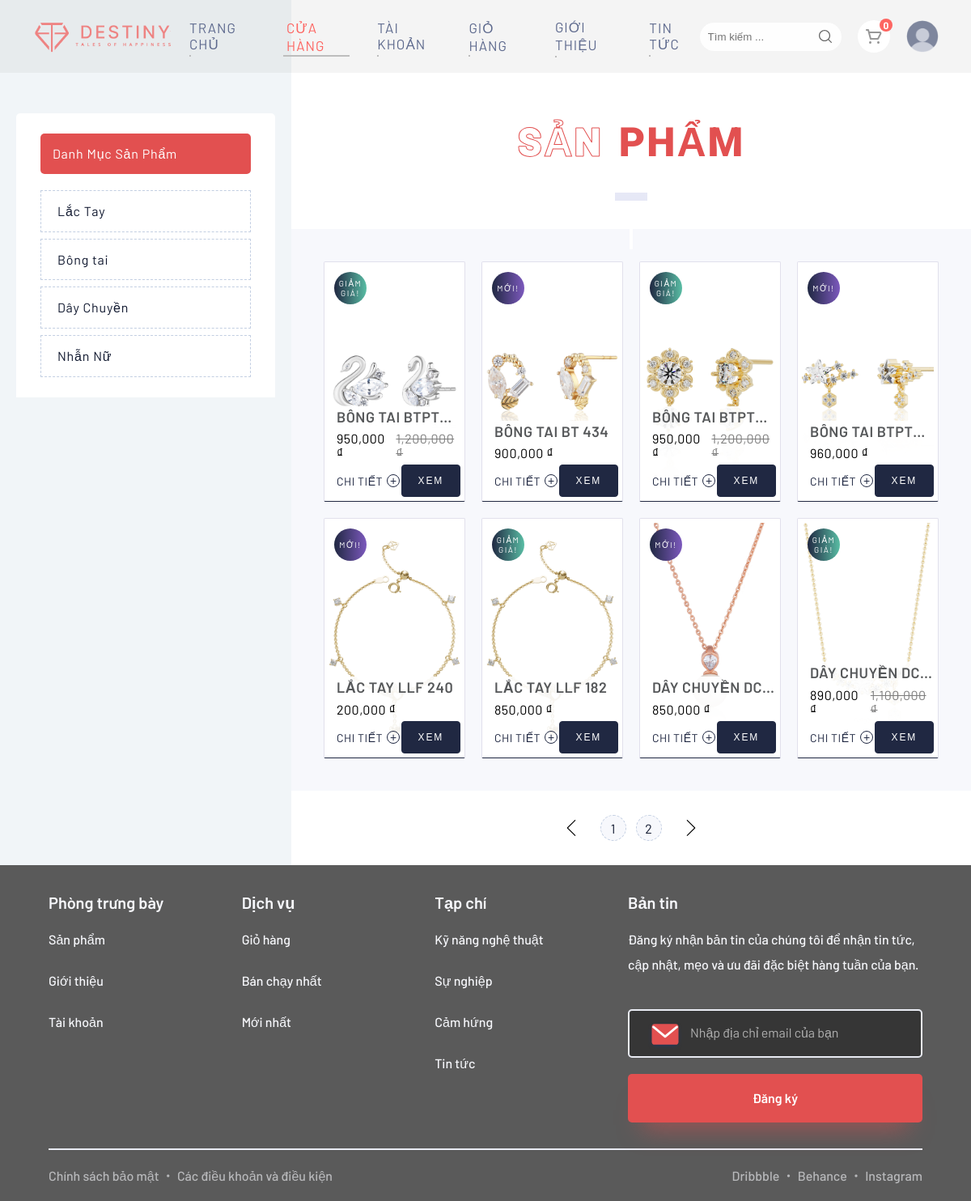
The page /shop.php on the database its author committed.
### tables this page shows
CREATE TABLE `product_categories` (
  `product_category_id` int(10) NOT NULL,
  `product_category_title` varchar(255) NOT NULL,
  `product_category_desc` varchar(255) NOT NULL
);

CREATE TABLE `products` (
  `product_id` int(10) NOT NULL,
  `product_category_id` int(10) NOT NULL,
  `category_id` int(10) NOT NULL,
  `date` timestamp NOT NULL DEFAULT current_timestamp() ON UPDATE current_timestamp(),
  `product_title` varchar(255) NOT NULL,
  `product_price` varchar(255) NOT NULL,
  `product_image_1` text NOT NULL,
  `product_image_2` text NOT NULL,
  `product_image_3` text NOT NULL,
  `product_keywords` varchar(255) NOT NULL,
  `product_description` varchar(255) NOT NULL,
  `product_label` text NOT NULL,
  `product_sale` text NOT NULL,
  `product_total` int(11) NOT NULL
);

### shop.php (the view, shortened to what this page needs)
<?php
    include("functions/functions.php");
?>
<!DOCTYPE html>
<html lang="en">
<head>
    <link rel="stylesheet" href="fonts/rougescript.css">
    <link rel="stylesheet" href="css/swiper.min.css">
    <link rel="stylesheet" href="css/shop.css">
</head>
<body>
    <nav>
        <a href="index.php" class="mainLogo"> <img src="assets/logo.png" alt=""></a>
        <div class="menu">
            <div class="menulinks">
                <a href="index.php" class="menuLink">Trang chủ</a>
                <a href="shop.php" class="menuLink active">Cửa hàng</a>
                <a href="customer/my_account.php?my_orders" class="menuLink">Tài khoản</a>
                <a href="cart.php" class="menuLink">Giỏ hàng</a>
                <a href="intro.php" class="menuLink">Giới thiệu</a>
                <a href="news.php" class="menuLink">Tin tức</a>
            </div>
        </div>
        <div class="iconWrapper">
            <form method="get" action="result.php">
                <div class="mainNav__input">
                    <input type="search" name="user_query" placeholder="Tìm kiếm ...">
                    <button class="mainNav__btnSearch" type="submit"> <img src="assets/icon-search.svg" alt=""></button>
                </div>
            </form>
            <a href="cart.php">
                <div class="shoppingCart">
                    <img src="assets/shopping-cart.svg" alt="">
                    <span class="itemNumber"><?php items(); ?></span>
                </div>
            </a>
            <?php
                if (!isset($_SESSION['customer_email'])) {
                    echo "
                        <a href='customer/login.php'>
                            <div class='profile'>
                                <img src='customer/customer_images/customer_default.png' title='Đăng Nhập' alt=''>
                            </div>
                        </a>
                    ";
                }
            ?>
        </div>
    </nav>
    <div class="wrapper">
        <div class="content">
            <section class="left">
                <div class="control">
                    <div class="control__title">Danh Mục Sản Phẩm</div>
                    <div class="control__links">
                        <?php
                        $get_product_category = "select * from product_categories";
                        $run_product_category = mysqli_query($conn, $get_product_category);
                        while($row_product_category = mysqli_fetch_array($run_product_category)) {
                            $product_category_id = $row_product_category['product_category_id'];
                            $product_category_title = $row_product_category['product_category_title'];
                            echo "
                                <a class='control__link' href='shop.php?product_category=$product_category_id'>$product_category_title</a>
                            ";
                        }
                        ?>
                    </div>
                </div>
            </section>
            <section class="right">
                <section class="wrapperCard">
                    <h3 class="section__title"><b>Sản</b><span>phẩm</span></h3>
                    <div class="cards">
                        <?php
                        if (!isset($_GET['product_category'])) {
                            if (!isset($_GET['category'])) {
                                $per_page = 8;
                                if (isset($_GET['page'])) {
                                    $page = $_GET['page'];
                                } else {
                                    $page = 1;
                                }
                            $start_from = ($page-1) * $per_page;
                            $get_products = "select * from products order by 1 DESC LIMIT $start_from, $per_page";
                            $run_products = mysqli_query($conn, $get_products);
                            while ($row_products = mysqli_fetch_array($run_products)) {
                                $product_id = $row_products['product_id'];
                                $product_title = $row_products['product_title'];
                                $product_price = number_format((float)$row_products['product_price']);
                                $product_image_1 = $row_products['product_image_1'];
                                $product_label = $row_products['product_label'];
                                $product_sale = number_format((float)$row_products['product_sale']);
                                if ($product_label == 'new') {
                                    $label = "<div class='new'>mới!</div>";
                                } else {
                                    $label = "<div class='sale'>giảm giá!</div>";
                                }
                                if ($product_label == 'sale') {
                                    $price = "
                                        <p class='card__priceFinal'>$product_sale ₫</p>
                                        <p class='card__priceOriginal'>$product_price ₫</p>
                                    ";
                                } else {
                                    $price = "<p class='card__priceFinal'>$product_price ₫</p>";
                                }
                                echo "
                                    <a href='details.php?product_id=$product_id' rel='noopenner' class='card'>
                                    $label
                                    <div class='card__image'>
                                        <img src='admin/$product_image_1' alt=''>
                                    </div>
                                    <div class='card__content'>
                                        <article class='card__text'>
                                            <h2 class='card__title'>$product_title</h2>
                                            <div class='card__price'>
                                                $price
                                            </div>
                                        </article>
                                        <div class='card__icon'>
                                            <p class='card__detail'>Chi tiết<span>+</span></p>
                                            <button class='btn'><span>Xem</span></button>
                                        </div>
                                    </div>
                                </a>
                                ";
                            }
                        ?>
                    <?php
                        }
                    }
                    ?>
                    </div>
                    <div class="pagination">
                    <?php
                        if (!isset($_GET['product_category'])) {
                            if (!isset($_GET['category'])) {
                                $get_products = "select * from products";
                                $run_products = mysqli_query($conn, $get_products);
                                $total_records = mysqli_num_rows($run_products);
                                $total_pages = ceil($total_records / $per_page);
                                echo "<a class='pagination__link first' href='shop.php?page=1'><img src='assets/back.svg' alt=''></a>";
                                for ($i=1; $i<= $total_pages; $i++) {
                                    echo "<a class='pagination__link' href='shop.php?page=$i'>$i</a>";
                                }
                                echo "<a class='pagination__link last' href='shop.php?page=$total_pages'><img src='assets/next.svg' alt=''></a>";
                            }
                        }
                    ?>
                    </div>
                </section>
            </section>
        </div>
    </div>
    <footer class="footer">
        <div class="footer__top">
            <div class="footer__links">
                <h4 class="footer__title">Phòng trưng bày</h4>
                <a class="footer__link" href="shop.php">Sản phẩm</a>
                <a class="footer__link" href="intro.php">Giới thiệu</a>
                <a class="footer__link" href="customer/my_account.php?my_orders">Tài khoản</a>
            </div>
            <div class="footer__links">
                <h4 class="footer__title">Dịch vụ</h4>
                <a class="footer__link" href="cart.php">Giỏ hàng</a>
                <a class="footer__link" href="shop.php">Bán chạy nhất</a>
                <a class="footer__link" href="">Mới nhất</a>
            </div>
            <div class="footer__links">
                <h4 class="footer__title">Tạp chí</h4>
                <a class="footer__link" href="">Kỹ năng nghệ thuật</a>
                <a class="footer__link" href="">Sự nghiệp</a>
                <a class="footer__link" href="">Cảm hứng</a>
                <a class="footer__link" href="news.php">Tin tức</a>
            </div>
            <div class="footer__links">
                <h4 class="footer__title">Bản tin</h4>
                <p class="footer__description">Đăng ký nhận bản tin của chúng tôi để nhận tin tức, cập nhật, mẹo và ưu đãi đặc biệt hàng tuần của bạn.</p>
                <div class="footer__input">
                    <img src="assets/email.svg" alt="">
                    <input type="text" placeholder="Nhập địa chỉ email của bạn">
                </div>
                <a href="register.php"><button class="btn">Đăng ký</button></a>
            </div>
        </div>
        <hr class="line">
        <div class="footer__bottom">
            <div class="footer__hiperLinks">
                <a class="footer__hiperLink" href="">Chính sách bảo mật</a>
                <span>・</span>
                <a class="footer__hiperLink" href="">Các điều khoản và điều kiện</a>
            </div>
            <div class="footer__hiperLinks">
                <a class="footer__hiperLink" href="">Dribbble</a>
                <span>・</span>
                <a class="footer__hiperLink" href="">Behance</a>
                <span>・</span>
                <a class="footer__hiperLink" href="">Instagram</a>
            </div>
        </div>
    </footer>
</body>
</html>

### rows shown on the page
product_categories: product_category_title "Lắc Tay"
product_categories: product_category_title "Bông tai"
product_categories: product_category_title "Dây Chuyền"
product_categories: product_category_title "Nhẫn Nữ"
products: product_label "GIẢM GIÁ!", product_image_1 (picture), product_title "BÔNG TAI BTPT…", product_sale "950,000", product_price "1,200,000"
products: product_label "MỚI!", product_image_1 (picture), product_title "BÔNG TAI BT 434", product_price "900,000"
products: product_label "GIẢM GIÁ!", product_image_1 (picture), product_title "BÔNG TAI BTPT…", product_sale "950,000", product_price "1,200,000"
products: product_label "MỚI!", product_image_1 (picture), product_title "BÔNG TAI BTPT…", product_price "960,000"
products: product_label "MỚI!", product_image_1 (picture), product_title "LẮC TAY LLF 240", product_price "200,000"
products: product_label "GIẢM GIÁ!", product_image_1 (picture), product_title "LẮC TAY LLF 182", product_price "850,000"
products: product_label "MỚI!", product_image_1 (picture), product_title "DÂY CHUYỀN DC…", product_price "850,000"
products: product_label "GIẢM GIÁ!", product_image_1 (picture), product_title "DÂY CHUYỀN DC…", product_sale "890,000", product_price "1,100,000"

### other values the page prints
$count_items "0"
